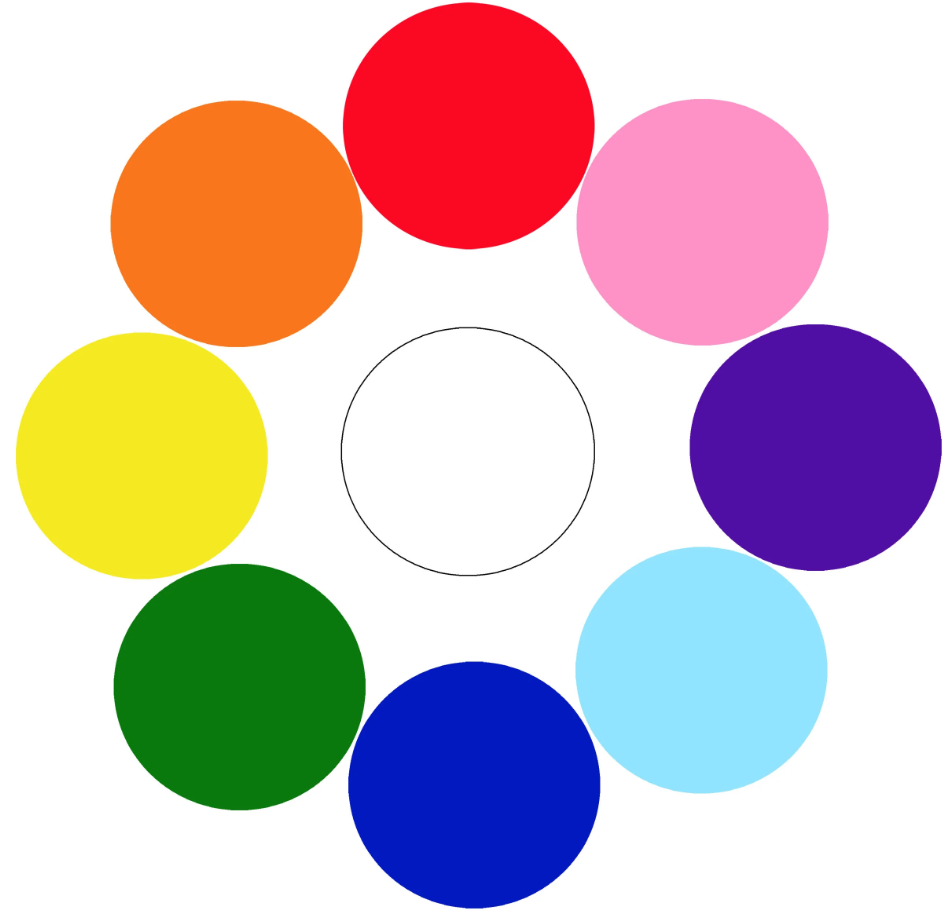
#> input picture docs/dots2.png, 950 x 911 px, found by its file name
$ python plot_polar_transform.py
#> lines starting #> are read from the running program, lines starting #| are printed output that depends on the picture
import numpy as np
import matplotlib.pyplot as plt

import os
from skimage import data, io
from skimage.registration import phase_cross_correlation
from skimage.transform import warp_polar, rotate, rescale
from skimage.util import img_as_float

radius = 705
angle = 35
# image = data.retina()

### Read only 1 image:
path = r'C:\Users\WANGH0M\Desktop\imageProcess'
filename = os.path.join(path, 'dots2.png')
image = io.imread(filename)
#> image is the input picture: shape (911, 950, 4); mean R, G, B, A 209.3, 190.1, 191.3, 255
# imgplot = plt.imshow(image)


image = img_as_float(image)
rotated = rotate(image, angle)
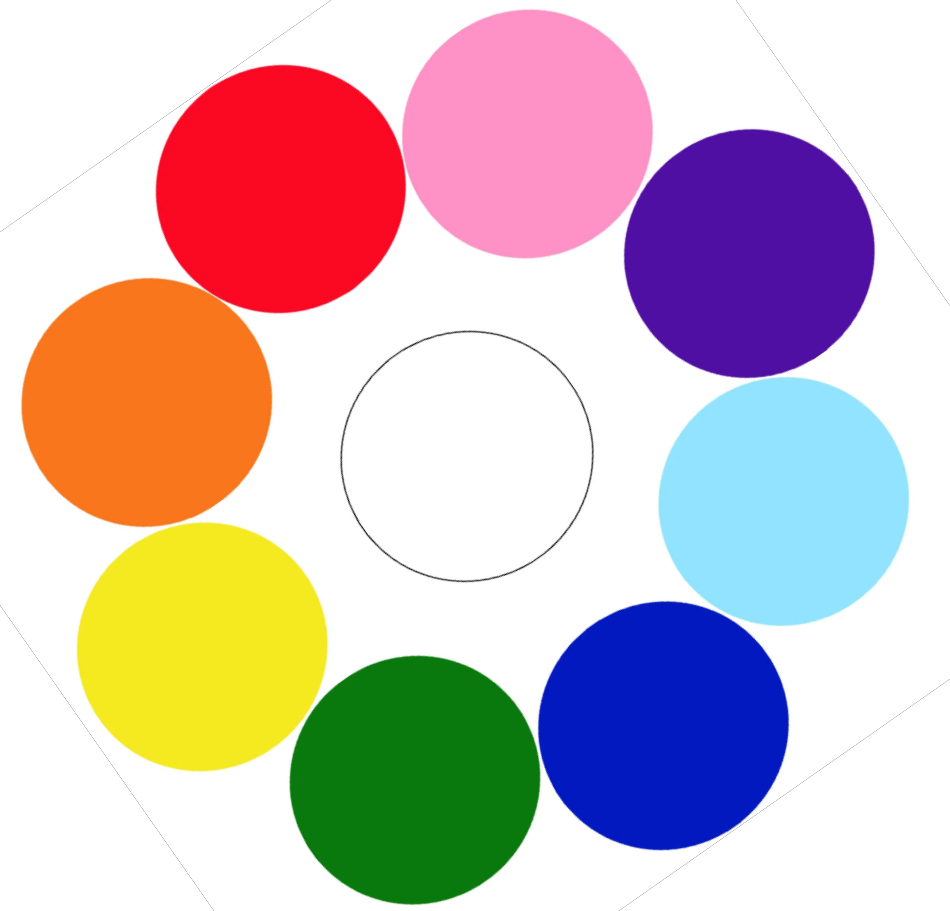
#> rotated: shape (911, 950, 4) float64; mean R, G, B, A 0.656, 0.581, 0.586, 0.836; transparent parts drawn white
image_polar = warp_polar(image, radius=radius, channel_axis=-1)
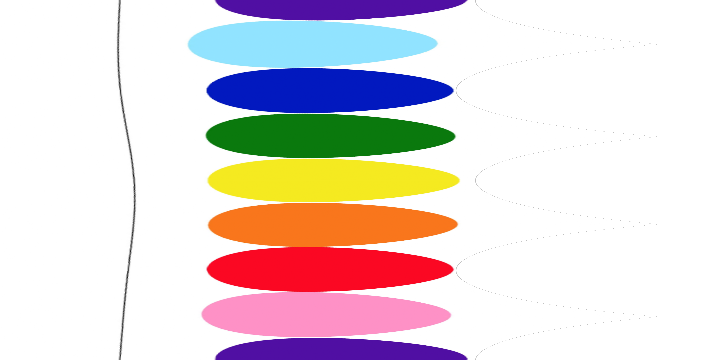
#> image_polar: shape (360, 705, 4) float64; mean R, G, B, A 0.632, 0.587, 0.59, 0.741; transparent parts drawn white
rotated_polar = warp_polar(rotated, radius=radius, channel_axis=-1)
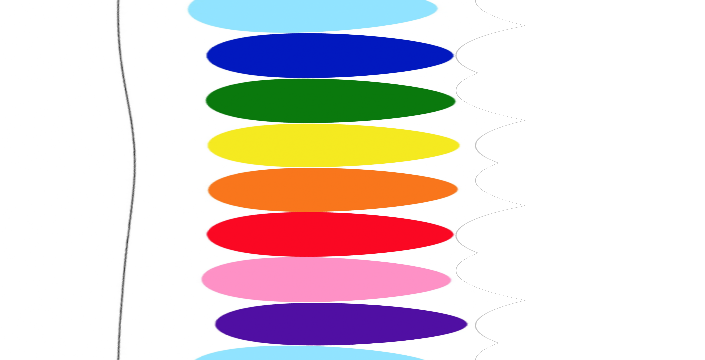
#> rotated_polar: shape (360, 705, 4) float64; mean R, G, B, A 0.571, 0.527, 0.53, 0.681; transparent parts drawn white

fig, axes = plt.subplots(2, 2, figsize=(8, 8))
ax = axes.ravel()
ax[0].set_title("Original")
ax[0].imshow(image)
ax[1].set_title("Rotated")
ax[1].imshow(rotated)
ax[2].set_title("Polar-Transformed Original")
ax[2].imshow(image_polar)
ax[3].set_title("Polar-Transformed Rotated")
ax[3].imshow(rotated_polar)
plt.show()
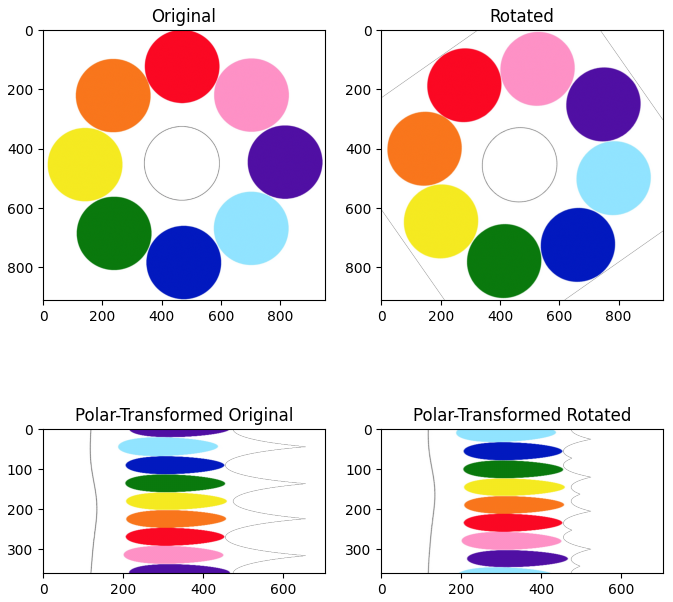
#> figure drawn by matplotlib, 4 panels

shifts, error, phasediff = phase_cross_correlation(image_polar,
                                                   rotated_polar,
                                                   normalization=None)
#> shifts = [35, 0, 0]; error = 0.313; phasediff = -2.11e-18
print(f'Expected value for counterclockwise rotation in degrees: '
      f'{angle}')
print(f'Recovered value for counterclockwise rotation: '
      f'{shifts[0]}')
#| Recovered value for counterclockwise rotation: 35.0

$ run again, with docs/ball_stitch.png copied over docs/dots2.png
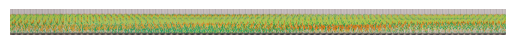
#> input picture docs/ball_stitch.png, 515 x 45 px, found by its file name
#> image is the input picture: shape (45, 515, 4); mean R, G, B, A 201.2, 205.2, 172.5, 255
#> `rotated_polar = warp_polar(rotated, radius=radius, channel_axis=-1)`:
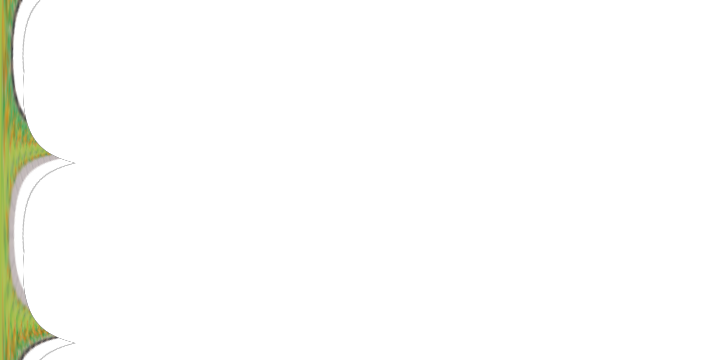
#> rotated_polar: shape (360, 705, 4) float64; mean R, G, B, A 0.0321, 0.0338, 0.0243, 0.045; transparent parts drawn white
#> `plt.show()`:
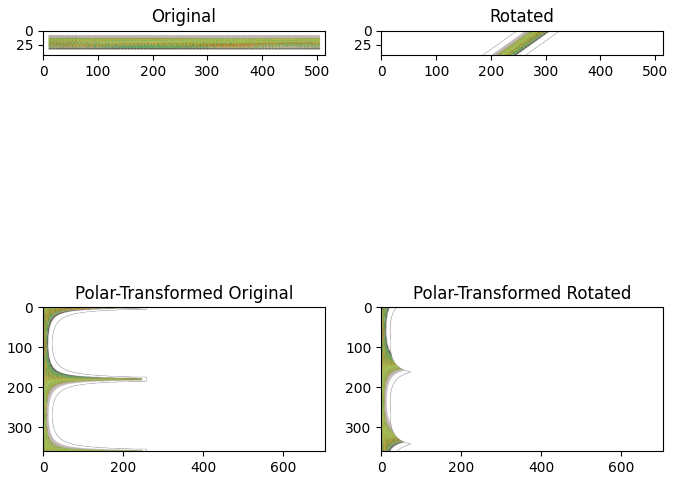
#> figure drawn by matplotlib, 4 panels
#> shifts = [34, 0, 0]; error = 0.707; phasediff = -1.31e-17
#| Recovered value for counterclockwise rotation: 34.0
